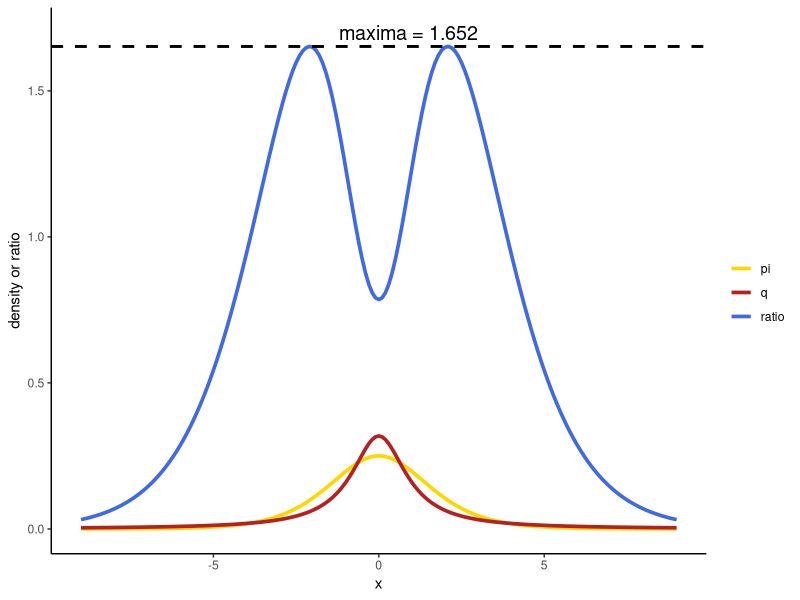

This chart was generated by the following R code: (Note: a time limit stopped this script after it produced the figure.)
library(ggplot2)
library(gridExtra)
library(mvtnorm)
library(coda)
set.seed(9323) #student id
############################################################
############################################################
######################## Task 1 ############################
############################################################
############################################################

 

n <- 150 # number of observations
d <- 10 # number of beta parameters

# create matrix to populate with covariates
X <- matrix(nrow = n, ncol = d)
X[,1] <- rep(1, n) # first column is an intercept

# create base uncorrelated random numbers to turn into x_i's
z <- matrix(rnorm(n*(d-1)), nrow = n, ncol = d-1)

# create x_i's (ith column of matrix corresponds to variable x_i)
X[,2] <- z[,1]
X[,3] <- z[,1] + 0.2*z[,2]
X[,4] <- 0.5*z[,3]
X[,5] <- z[,4]
X[,6] <- 2*z[,5] + 20*z[,6]
X[,7] <- z[,6]
X[,8] <- 0.5 * (z[,7] + z[,4] + z[,8] + z[,1])
X[,9] <- z[,8] + 10*z[,4]
X[,10] <- z[,5] + 0.5*z[,9]

# create true beta values
beta <- seq(-2,2, length = 10)

############################################################
############################################################
######################## Task 2 ############################
############################################################
############################################################

# using the latent variable interpretation as instructed
epsilon_C <- rt(n,1)
Y_star <- apply(X, 1, function(row) sum(row * beta)) + epsilon_C
Y_C <- as.integer(Y_star > 0)



############################################################
############################################################
######################## Task 3 ############################
############################################################
############################################################



rejection_sampler <- function(n,M) {
  # logistic distribution
  Pi <- function(x) {exp(-x)/(1 + exp(-x))^2}
  # cauchy distribution 
  q <- function(x) {1 / (pi * (1 + x^2))}
  
  epsilon <- numeric(n)  
  iter <- 0           
  accept <- 0
  while (accept < n) {
    
    candidate <- rt(1,1)
    
    u <- runif(1)
    
    ratio <- Pi(candidate) / (M * q(candidate))
    
    # due to the candidate distribution being cauchy, we can sometimes get extremely small values.
    # these small values will cause the ratio to be incalculable by R
    # to fix this we have to add an !is.nan argument. 
    # this still works as if the ratio was incalcuable it would be so small that it would be rejected anyway
    # this will be carried forwards into the next task as well.
    
    if (!is.nan(ratio) && u < ratio) {
      accept <- accept + 1
      epsilon[accept] <- candidate
    }
    iter <- iter + 1
  }
  
  list(epsilon,iter)
}


# what value of M? we want the smallest M that is larger than the ratio of pi(x)/q(x):
# look at the maxima of the ratio graphically


x_values <- seq(-9, 9, by = 0.1)
cauchy <- 1 / (pi * (1 + x_values^2))
logistic <- exp(-x_values) / (1 + exp(-x_values))^2
ratio <- exp(-x_values) * pi * (1 + x_values^(2)) / (1 + exp(-x_values))^2
ratio_as_function <- function(x){
  exp(-x) * pi * (1 + x^(2)) / (1 + exp(-x))^2
}
# finding the maxima of M
optimal_m <- optimize(ratio_as_function, interval = c(-10, 10), maximum = TRUE)$objective

# show this graphically
rejection_data <- data.frame(x = x_values, pi = logistic, q = cauchy, ratio = ratio)
ggplot(rejection_data, aes(x = x)) +
  geom_line(aes(y = pi, colour = "pi"), size = 1.25) +
  geom_line(aes(y = q, colour = "q"), size = 1.25) +
  geom_line(aes(y = ratio, colour = "ratio"), size = 1.25) +
  scale_colour_manual("", 
                      breaks = c("pi", "q", "ratio"),
                      values = c("gold", "firebrick", "royalblue")) +
  labs(y = "density or ratio") +
  geom_hline(yintercept = optimal_m, linetype = "dashed", color = "black", size = 1) +
  annotate("text", x = 3, y = 1.7, label = "maxima = 1.652", hjust = 1, size = 5) +
  theme_classic() +
  ylim(0, 1.7)  + 
  xlim(-9,9)
  
# now, to generate n samples of Y^L
samples <- n
epsilon_L_output <- rejection_sampler(samples,M = optimal_m)
epsilon_L <- epsilon_L_output[[1]]

# theoretical vs actual samples
cat("Theoretical number of samples: ", optimal_m*n)
cat("Actual number of samples: ", epsilon_L_output[[2]])


Y_star_L <- apply(X, 1, function(row) sum(row * beta)) 
Y_star_L <- Y_star_L + epsilon_L

# Y^L values
Y_L <- as.integer(Y_star_L > 0)

############################################################
############################################################
######################## Task 4 ############################
############################################################
############################################################
# pre-conditioned RWM

RWM <- function(logpi, nits, h, beta_curr, X, Y, covariancemat)  {
  # calculate the current density
  logpi_curr <- logpi(beta_curr, X, Y)
  
  # initialise
  accepted <- 0
  beta_store <- matrix(nrow = nits, ncol = 10)
  
  for (i in 1:nits) {
    #proposal move
    beta_prop <- beta_curr + h * as.vector(rmvnorm(1, sigma = covariancemat))
    logpi_prop <- logpi(beta_prop, X, Y)
    
    #log acceptance rate
    loga <- logpi_prop - logpi_curr
    u <- runif(1)
    if (!is.na(loga)){
      if (log(u) < loga) { #if accepted, change the current state
        beta_curr <- beta_prop
        logpi_curr <- logpi_prop
        accepted <- accepted + 1
      }
      #if rejected just keep chain where it is
    }
    #store this state
    beta_store[i,] <- beta_curr
    
  }
  # return both the chain history and the acceptance rate, we need the acceptance rate output to be tuned to ~ 0.23 via the step size
  return(list(beta_store = beta_store, a_rate = accepted/nits))
}





### standard prior - cauchit and logistic


logpi_C <- function(beta,X,Y){
  w <- X %*% beta # this is F(x_i^T \beta)
  log_y_givenbeta <- sum(dbinom(Y, size = 1, prob = pcauchy(w), log = TRUE)) # log likelihood function
  return(log_y_givenbeta - 0.5 * sum((beta)^2)) # log likelihood + log prior = log posterior
}
# same logic for logistic
logpi_L <- function(beta,X,Y){
  w <- X %*% beta
  log_y_givenbeta <- sum(dbinom(Y, size = 1, prob = plogis(w), log = TRUE))
  return(log_y_givenbeta - 0.5 * sum((beta)^2))
}

# generic optimisation function. start at 0 if not logit sometimes has some problems converging.
optimize_log_posterior <- function(log_posterior, X, Y) {
  opt_result <- optim(c(rep(0,10)), log_posterior, X = X, Y = Y, control = list(fnscale = -1), hessian = TRUE)
  return(opt_result)
}


modes_L <- optimize_log_posterior(logpi_L, X, Y_L)$par # check if these look reasonable
modes_L_hessian <- - (optimize_log_posterior(logpi_L, X, Y_L)$hessian) # take the negative hessian
eigen(modes_L_hessian)$values #positive definite! nice 

modes_C <- optimize_log_posterior(logpi_C, X, Y_C)$par # check if these look reasonable
modes_C_hessian <- - (optimize_log_posterior(logpi_C, X, Y_C)$hessian) # take the negative hessian
eigen(modes_C_hessian)$values #positive definite ! nice




covariance_matrix_C <- solve(modes_C_hessian) # take the inverse of negative hessian
covariance_matrix_L <- solve(modes_L_hessian) # take the inverse of negative hessian

output_id_L<- RWM(logpi = logpi_L, nits = 40000, h = 0.84, beta_curr = c(rmvnorm(1, rep(0,10), diag(10))),X = X, Y = Y_L, covariancemat = covariance_matrix_L)
output_id_L$a_rate # approx 0.23

output_id_C<- RWM(logpi = logpi_C, nits = 40000, h = 0.91, beta_curr = c(rmvnorm(1, rep(0,10), diag(10))),X = X, Y = Y_C, covariancemat = covariance_matrix_C) 
output_id_C$a_rate # approx 0.23

### UIP

UIP_sigma <- solve(t(X) %*% X) * n # this is our UIP covariance as stated

# same as previous for the log posteriors. no summation needed on the prior this time.
logpi_L_UIP <- function(beta,X,Y){
  w <- X %*% beta
  log_y_givenbeta <- sum(dbinom(Y, size = 1, prob = plogis(w), log = TRUE))
  return(log_y_givenbeta + dmvnorm(beta,mean = rep(0,10), sigma = UIP_sigma, log = TRUE))
}

logpi_C_UIP <- function(beta,X,Y){
  w <- X %*% beta
  log_y_givenbeta <- sum(dbinom(Y, size = 1, prob = pcauchy(w), log = TRUE))
  return(log_y_givenbeta + dmvnorm(beta,mean = rep(0,10), sigma = UIP_sigma, log = TRUE))
}

modes_L_UIP <- optimize_log_posterior(logpi_L_UIP, X, Y_L)$par # check if these look reasonable
modes_L_hessian_UIP <- - (optimize_log_posterior(logpi_L_UIP, X, Y_L)$hessian) # take the negative hessian
eigen(modes_L_hessian_UIP)$values #positive definite ! nice


modes_C_UIP <- optimize_log_posterior(logpi_C_UIP, X, Y_C)$par # check if these look reasonable
modes_C_hessian_UIP <- - (optimize_log_posterior(logpi_C_UIP, X, Y_C)$hessian) # take the negative hessian
eigen(modes_C_hessian_UIP)$values #positive definite ! nice


covariance_matrix_C_UIP <- solve(modes_C_hessian_UIP) # take the inverse of the negative hessian
covariance_matrix_L_UIP <- solve(modes_L_hessian_UIP) # take the inverse of the negative hessian

output_id_L_UIP<- RWM(logpi = logpi_L_UIP, nits = 40000, h = 0.85, beta_curr = c(rmvnorm(1, rep(0,10), covariance_matrix_L_UIP)),X = X, Y = Y_L, covariancemat = covariance_matrix_L_UIP)
output_id_L_UIP$a_rate # approx 0.23
output_id_C_UIP<- RWM(logpi = logpi_C_UIP, nits = 40000, h = 0.9, beta_curr = c(rmvnorm(1, rep(0,10), covariance_matrix_C_UIP)),X = X, Y = Y_C, covariancemat = covariance_matrix_C_UIP)
output_id_C_UIP$a_rate # approx 0.23


# at the end of the code, i also go through adaptive mcmc as it was referenced in the report.

################################################################################################
################################################################################################
################################################################################################

### diagnostic testing

# investigating mixing - just looking at beta_1 for a visual representation, multiple betas is too messy to infer anything from.
# in this order: logistic standard, cauchit standard, logistic UIP, cauchit UIP

beta_1_L <- ggplot(data = data.frame(nits = 1:length(output_id_L$beta_store[,1]), beta_1 = output_id_L$beta_store[,1]), aes(x = nits, y = beta_1)) +
  geom_line() +
  xlab("nits") +
  ylab("beta - L") +
  theme_classic()
beta_1_C <- ggplot(data = data.frame(nits = 1:length(output_id_C$beta_store[,1]), beta_1 = output_id_C$beta_store[,1]), aes(x = nits, y = beta_1)) +
  geom_line() +
  xlab("nits") +
  ylab("beta - C") +
  theme_classic()
beta_1_L_UIP <- ggplot(data = data.frame(nits = 1:length(output_id_L_UIP$beta_store[,1]), beta_1 = output_id_L_UIP$beta_store[,1]), aes(x = nits, y = beta_1)) +
  geom_line() +
  xlab("nits") +
  ylab("beta - L UIP") +
  theme_classic()
beta_1_C_UIP <- ggplot(data = data.frame(nits = 1:length(output_id_C_UIP$beta_store[,1]), beta_1 = output_id_C_UIP$beta_store[,1]), aes(x = nits, y = beta_1)) +
  geom_line() +
  xlab("nits") +
  ylab("beta - C UIP") +
  theme_classic()
grid.arrange(beta_1_L, beta_1_C, beta_1_L_UIP, beta_1_C_UIP, ncol = 4, nrow = 1)


# function which takes 4 chains and compares its density estimates of beta to the true beta
plot_beta_densities <- function(beta_store_logit_std, beta_store_cauchit_std, beta_store_logit_UIP, beta_store_cauchit_UIP, i) {
  
  beta_logit_std <- mcmc(beta_store_logit_std[,i])
  beta_cauchit_std <- mcmc(beta_store_cauchit_std[,i])
  beta_logit_UIP <- mcmc(beta_store_logit_UIP[,i])
  beta_cauchit_UIP <- mcmc(beta_store_cauchit_UIP[,i])
  
  dens1 <- density(beta_logit_std)
  dens2 <- density(beta_cauchit_std)
  dens3 <- density(beta_logit_UIP)
  dens4 <- density(beta_cauchit_UIP)
  
  df1 <- data.frame(x = dens1$x, y = dens1$y, group = "Logit Standard")
  df2 <- data.frame(x = dens2$x, y = dens2$y, group = "Cauchit Standard")
  df3 <- data.frame(x = dens3$x, y = dens3$y, group = "Logit UIP")
  df4 <- data.frame(x = dens4$x, y = dens4$y, group = "Cauchit UIP")
  
  combined_df <- rbind(df1, df2, df3, df4)
  
  ggplot(combined_df, aes(x = x, y = y, colour = group)) +
    geom_line(size = 1.4) +
    labs(x = paste("beta", i), y = "Density") +
    scale_colour_manual(values = c("Logit Standard" = "lightblue", "Cauchit Standard" = "peachpuff", "Logit UIP" = "dodgerblue", "Cauchit UIP" = "darkorange")) +
    geom_vline(xintercept = beta[i], linetype = "dashed", color = "black", size = 0.5) +
    xlim(-3.5, 3.5) +
    theme_classic() +
    theme(legend.position = "none")
  
}

# make a plot for each \beta_i
plots <- list()
for (i in 1:10) {
  plots[[i]] <- plot_beta_densities(output_id_L$beta_store, output_id_C$beta_store, output_id_L_UIP$beta_store, output_id_C_UIP$beta_store, i)
}
# arrange in a grid
grid.arrange(grobs = plots, ncol = 5, nrow = 2)


# legend in case of any confusion
plot(1, type="n", axes=FALSE, xlab="", ylab="", main="")
legend("topright", legend=c("Logit, standard prior", "Cauchit, standard prior", "Logit, UIP", "Cauchit, UIP"), fill=c("lightblue", "dodgerblue", "peachpuff", "darkorange"), bty="n", cex=1.2)

# brier scores for each model/prior combination
brier_score <- function(beta_est, G){
  w <- X %*% colMeans(beta_est)
  p_y_est = G(w) #F(x_i^T \beta)
  return(1/n * (sum((Y_L-p_y_est)^2))) #brier score
}

brier_score(output_id_L$beta_store, plogis) #logistic - standard
brier_score(output_id_C$beta_store, pcauchy) #cauchit - standard
brier_score(output_id_L_UIP$beta_store, plogis) #logistic - UIP
brier_score(output_id_C_UIP$beta_store, pcauchy) #cauchit - UIP

# Gelman-Rubin

# we need two chains of each model/prior combination for GR
output_id_L_2<- RWM(logpi = logpi_L, nits = 40000, h = 0.84, beta_curr = c(rmvnorm(1, rep(0,10), diag(10))),X = X, Y = Y_L, covariancemat = covariance_matrix_L)
output_id_C_2<- RWM(logpi = logpi_C, nits = 40000, h = 0.91, beta_curr = c(rmvnorm(1, rep(0,10), diag(10))),X = X, Y = Y_C, covariancemat = covariance_matrix_C)
output_id_L_UIP_2<- RWM(logpi = logpi_L_UIP, nits = 40000, h = 0.85, beta_curr = c(rmvnorm(1, rep(0,10), covariance_matrix_L_UIP)),X = X, Y = Y_L, covariancemat = covariance_matrix_L_UIP)
output_id_C_UIP_2<- RWM(logpi = logpi_C_UIP, nits = 40000, h = 0.9, beta_curr = c(rmvnorm(1, rep(0,10), covariance_matrix_C_UIP)),X = X, Y = Y_C, covariancemat = covariance_matrix_C_UIP)


# apologies for the slightly ugly code, just need to convert each beta store to mcmc and compute GR statistic
mcmc1_L <- mcmc(output_id_L$beta_store)
mcmc2_L <- mcmc(output_id_L_2$beta_store)
mcmc1_C <- mcmc(output_id_C$beta_store)
mcmc2_C <- mcmc(output_id_C_2$beta_store)
mcmc1_L_UIP <- mcmc(output_id_L_UIP$beta_store)
mcmc2_L_UIP <- mcmc(output_id_L_UIP_2$beta_store)
mcmc1_C_UIP <- mcmc(output_id_C_UIP$beta_store)
mcmc2_C_UIP <- mcmc(output_id_C_UIP_2$beta_store)
combinedchains_L = mcmc.list(mcmc1_L, mcmc2_L)
combinedchains_C = mcmc.list(mcmc1_C, mcmc2_C)
combinedchains_L_UIP = mcmc.list(mcmc1_L_UIP, mcmc2_L_UIP)
combinedchains_C_UIP = mcmc.list(mcmc1_C_UIP, mcmc2_C_UIP)
gelman.diag(combinedchains_L)
gelman.diag(combinedchains_C)
gelman.diag(combinedchains_L_UIP)
gelman.diag(combinedchains_C_UIP)
# they all seem approx= 1, very good sign.

################################################################################################  
################################################################################################
################################################################################################

# extra code, testing with adaptive MCMC

# begin with the negative inverse hessian
sig_L <- covariance_matrix_L
sig_C <- covariance_matrix_C

for (i in 1:25) {
  run_L <- RWM(logpi = logpi_L, nits = 10000, h = 0.8, beta_curr = colMeans(output_id_L$beta_store), X = X, Y = Y_L, covariancemat = sig_L)
  run_C <- RWM(logpi = logpi_C, nits = 10000, h = 0.8, beta_curr = colMeans(output_id_C$beta_store), X = X, Y = Y_C, covariancemat = sig_C)
  sig_L <- (2.38^2/d) * cov(run_L$beta_store)
  sig_C <- (2.38^2/d) * cov(run_C$beta_store)
  # continually updates sigma to the sample covariance found in the chain
}
# again, need two runs for each model. org is just what i put for "original" i.e. not adaptive

run_1_L <- RWM(logpi = logpi_L, nits = 10000, h = 0.8, beta_curr = rep(0,10), X = X, Y = Y_L, covariancemat = sig_L)
run_2_L <- RWM(logpi = logpi_L, nits = 10000, h = 0.8, beta_curr = rep(0,10), X = X, Y = Y_L, covariancemat = sig_L)
run_1_C <- RWM(logpi = logpi_C, nits = 10000, h = 0.8, beta_curr = rep(0,10), X = X, Y = Y_C, covariancemat = sig_C)
run_2_C <- RWM(logpi = logpi_C, nits = 10000, h = 0.8, beta_curr = rep(0,10), X = X, Y = Y_C, covariancemat = sig_C)

run_1_L_org <- RWM(logpi = logpi_L, nits = 10000, h = 0.8, beta_curr = rep(0,10), X = X, Y = Y_L, covariancemat = covariance_matrix_L)
run_2_L_org <- RWM(logpi = logpi_L, nits = 10000, h = 0.8, beta_curr = rep(0,10), X = X, Y = Y_L, covariancemat = covariance_matrix_L)
run_1_C_org <- RWM(logpi = logpi_C, nits = 10000, h = 0.8, beta_curr = rep(0,10), X = X, Y = Y_C, covariancemat = covariance_matrix_C)
run_2_C_org <- RWM(logpi = logpi_C, nits = 10000, h = 0.8, beta_curr = rep(0,10), X = X, Y = Y_C, covariancemat = covariance_matrix_C)

l_combined = mcmc.list(mcmc(run_1_L$beta_store), mcmc(run_2_L$beta_store))
gelman.diag(l_combined)

c_combined = mcmc.list(mcmc(run_1_C$beta_store), mcmc(run_2_C$beta_store))
gelman.diag(c_combined)

l_org_combined = mcmc.list(mcmc(run_1_L_org$beta_store), mcmc(run_2_L_org$beta_store))
gelman.diag(l_combined)

c_org_combined = mcmc.list(mcmc(run_1_C_org$beta_store), mcmc(run_2_C_org$beta_store))
gelman.diag(c_combined)

# no real difference in the gelman-rubin statistic, no real reason to change the covariance as the main point of this is to improve mixing and seeing no improvement from the NIH, so continue with it.
